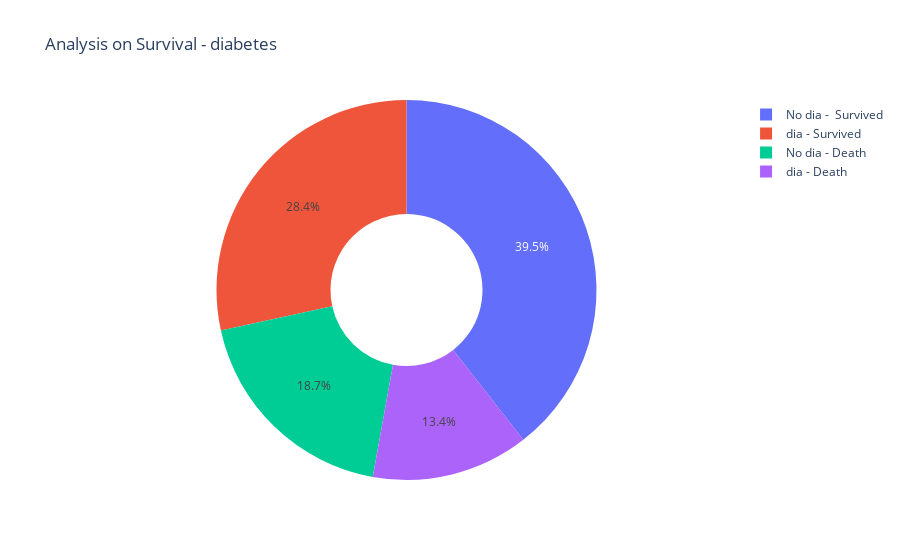

This figure's notebook cell:
### Code cell
#성별 관련 없이 당뇨 발생시 사망여부 분석

yes_dia = data[data["diabetes"] == 1] #yes
no_dia = data[data["diabetes"] == 0] #no

dia_survi = yes_dia[data["DEATH_EVENT"]==0]
dia_death = yes_dia[data["DEATH_EVENT"]==1] 
nodia_survi = no_dia[data["DEATH_EVENT"]==0]
nodia_death = no_dia[data["DEATH_EVENT"]==1] 

labels = ['dia - Survived','dia - Death', "No dia -  Survived", "No dia - Death"]
values = [len(yes_dia[data["DEATH_EVENT"]==0]),len(yes_dia[data["DEATH_EVENT"]==1]),
         len(no_dia[data["DEATH_EVENT"]==0]),len(no_dia[data["DEATH_EVENT"]==1])]

fig = go.Figure(data=[go.Pie(labels=labels, values=values, hole=.4)])
fig.update_layout(
    title_text="Analysis on Survival - diabetes")

fig.show()

### Figure 1 — Plotly figure (JSON) as saved in the notebook; plotly's stock layout.template omitted (floating-point values rounded to 4 significant figures)
{"data": [{"hole": 0.4, "labels": ["dia - Survived", "dia - Death", "No dia -  Survived", "No dia - Death"], "type": "pie", "values": [85, 40, 118, 56]}], "layout": {"title": {"text": "Analysis on Survival - diabetes"}}}
